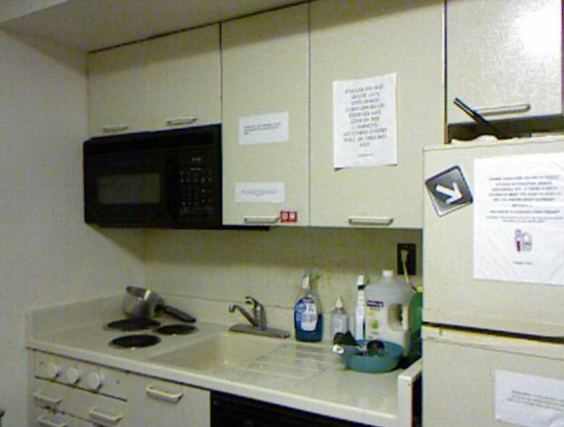
#> input picture data/NYU_COLOR/nyu_2.png, 564 x 427 px, found by its file name
$ python show_edge.py   (older library calls are emulated)
#> lines starting #> are read from the running program, lines starting #| are printed output that depends on the picture; after the words box and inside, x2 and y2 are one past the last pixel; in counts of white or black regions, pixels touching at a corner belong together
import cv2
import numpy as np

depth_image = cv2.imread("./NYU_DEPTH/nyu_2.png", -1)
#> depth_image is the input picture: shape (427, 564, 3); mean B, G, R 131.1, 146.9, 145.2
color_image = cv2.imread("./NYU_COLOR/nyu_2.png")

color = cv2.cvtColor(color_image, cv2.COLOR_BGR2GRAY)
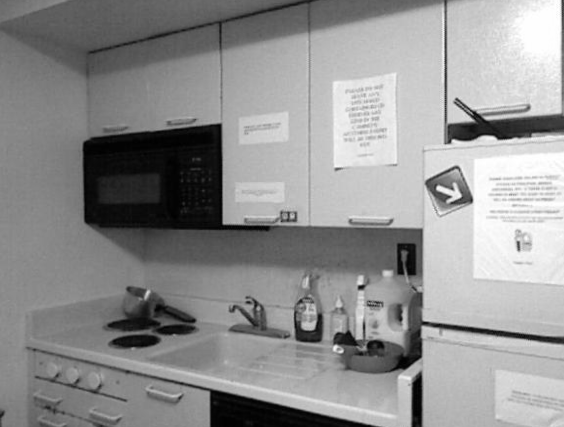
#> color: shape (427, 564); min 0, max 255, mean 144.6
c_x = cv2.Sobel(color, cv2.CV_32F, 1, 0)
c_y = cv2.Sobel(color, cv2.CV_32F, 0, 1)
c_abs_x = cv2.convertScaleAbs(c_x)
c_abs_y = cv2.convertScaleAbs(c_y)
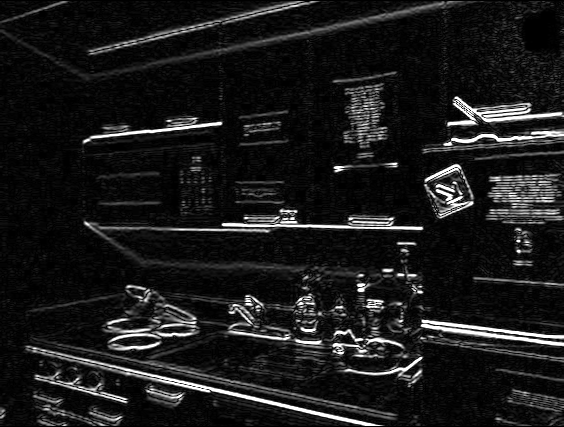
#> c_abs_y: shape (427, 564); min 0, max 255, mean 26.1
c_delta = cv2.addWeighted(c_abs_x, 0.5, c_abs_y, 0.5, 0)
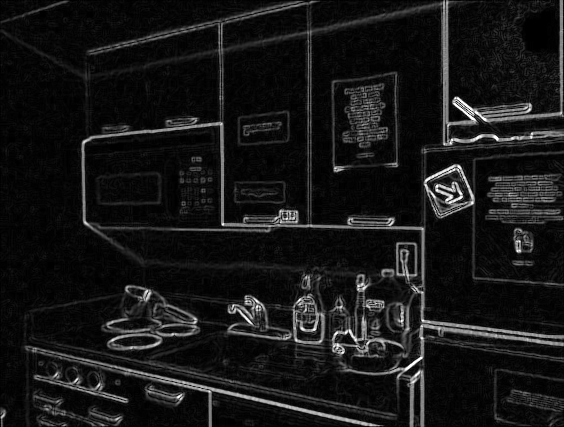
#> c_delta: shape (427, 564); min 0, max 255, mean 22.4
_, c_edge =cv2.threshold(c_delta, 30, 255, cv2.THRESH_BINARY)
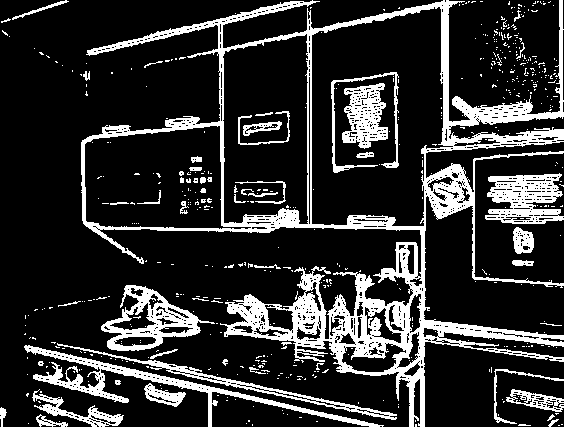
#> c_edge: shape (427, 564); 18.9% white; 540 white regions (489 under 20 px), largest, box (x1, y1, x2, y2) and area: (81, 0, 564, 427) 26559, (24, 345, 384, 427) 3179, (485, 173, 564, 224) 2546


d_lap = cv2.Laplacian(depth_image, cv2.CV_32F, ksize=5)
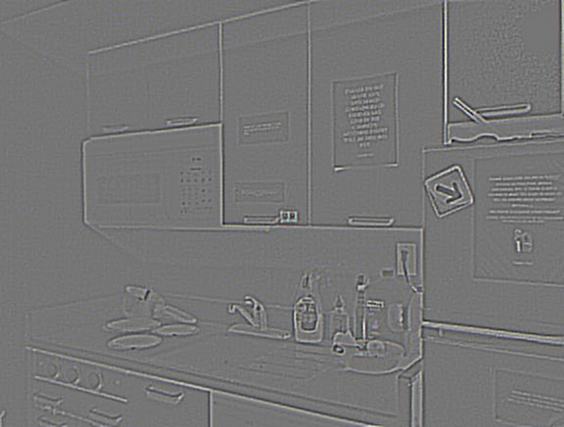
#> d_lap: shape (427, 564, 3) float32; mean B, G, R 0.8, 0.7, 0.8; drawn with min black and max white
d_delta = cv2.absdiff(d_lap, np.zeros(d_lap.shape, np.float32))
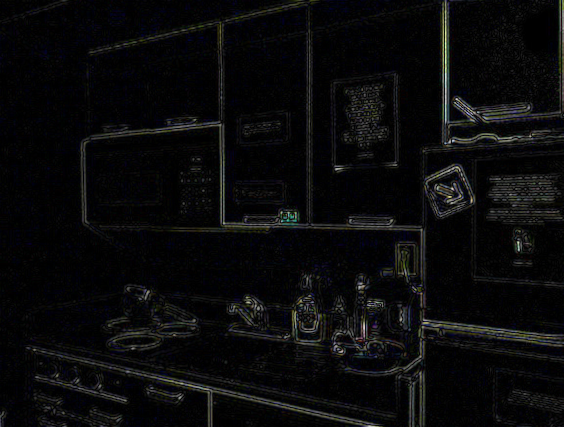
#> d_delta: shape (427, 564, 3) float32; mean B, G, R 241.4, 225.9, 222.7; drawn with min black and max white
_, d_edge = cv2.threshold(d_delta, 100.0, 255, cv2.THRESH_BINARY)
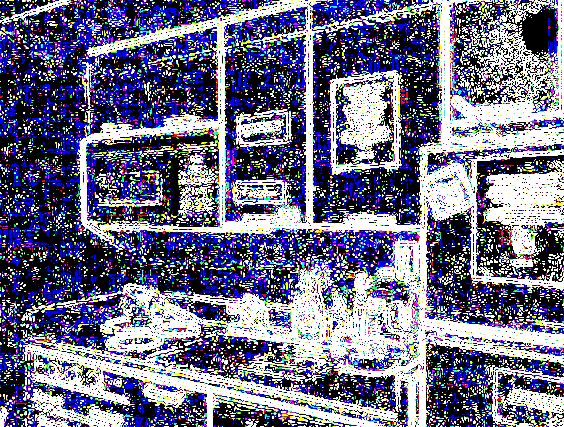
#> d_edge: shape (427, 564, 3) float32; mean B, G, R 137.3, 108.9, 109.6

cv2.imshow("color", color_image)
cv2.imshow("depth", depth_image)
cv2.imshow("c_edge", c_edge)
cv2.imshow("d_edge", d_edge)
print(d_lap)
#> (printed output is left out)
print(d_lap.max())
#| 5422.0
print(d_lap.min())
#| -4672.0
print(d_lap.dtype)
#| float32
print(d_delta.max())
#| 5422.0
print(d_delta.min())
#| 0.0
print(d_edge.dtype)
#| float32
print(np.unique(d_edge))
#| [  0. 255.]

cv2.waitKey()

$ run again, with data/NYU_COLOR/nyu_1184.png copied over data/NYU_COLOR/nyu_2.png
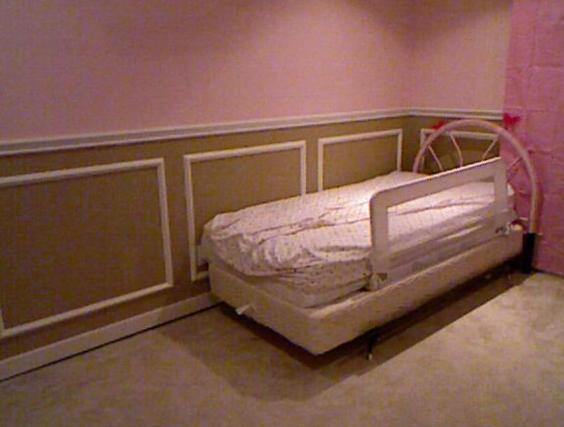
#> input picture data/NYU_COLOR/nyu_1184.png, 564 x 427 px, found by its file name
#> depth_image is the input picture: shape (427, 564, 3); mean B, G, R 78.8, 91.5, 130.5
#> `_, c_edge =cv2.threshold(c_delta, 30, 255, cv2.THRESH_BINARY)`:
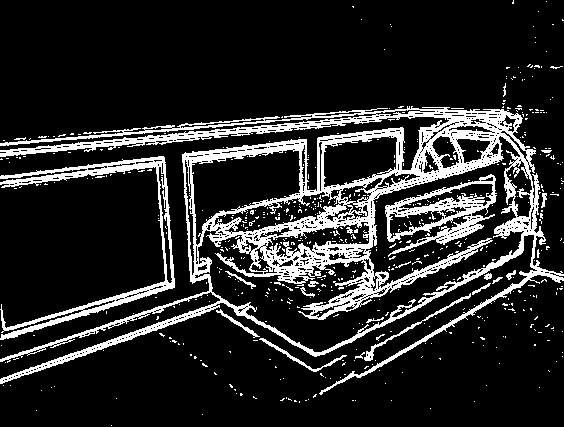
#> c_edge: shape (427, 564); 15.6% white; 561 white regions (541 under 20 px), largest, box (x1, y1, x2, y2) and area: (0, 106, 564, 395) 27714, (0, 156, 175, 340) 3805, (385, 174, 497, 257) 2794
#> `_, d_edge = cv2.threshold(d_delta, 100.0, 255, cv2.THRESH_BINARY)`:
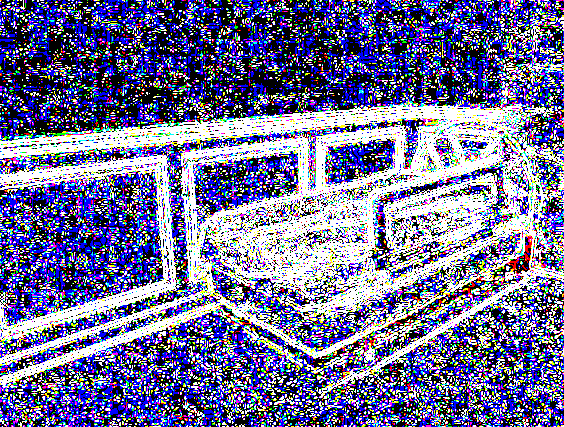
#> d_edge: shape (427, 564, 3) float32; mean B, G, R 150.4, 110.2, 110.9
#> (printed output is left out)
#| 4256.0
#| -5022.0
#| float32
#| 5022.0
#| 0.0
#| float32
#| [  0. 255.]

$ run again, with data/NYU_COLOR/nyu_1249.png copied over data/NYU_COLOR/nyu_2.png
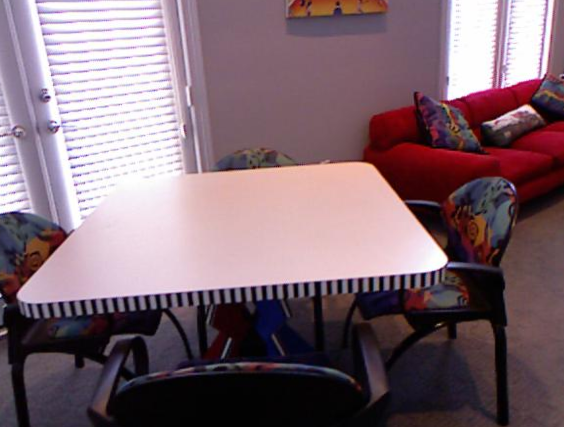
#> input picture data/NYU_COLOR/nyu_1249.png, 564 x 427 px, found by its file name
#> depth_image is the input picture: shape (427, 564, 3); mean B, G, R 114, 104.8, 127.2
#> `_, c_edge =cv2.threshold(c_delta, 30, 255, cv2.THRESH_BINARY)`:
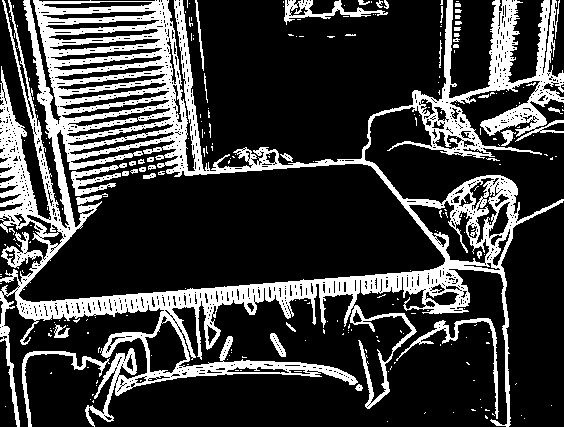
#> c_edge: shape (427, 564); 23.8% white; 246 white regions (206 under 20 px), largest, box (x1, y1, x2, y2) and area: (0, 0, 564, 427) 51935, (396, 318, 499, 419) 838, (284, 0, 388, 25) 762
#> `_, d_edge = cv2.threshold(d_delta, 100.0, 255, cv2.THRESH_BINARY)`:
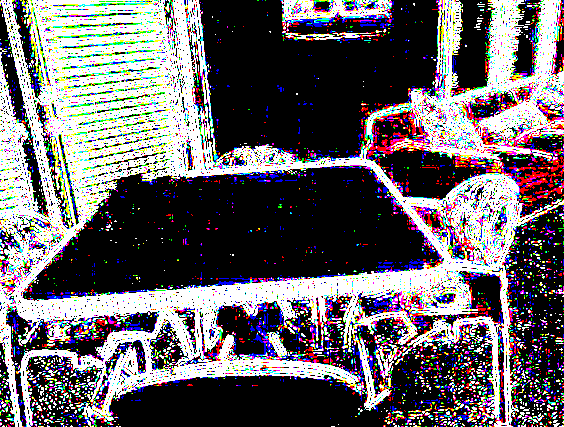
#> d_edge: shape (427, 564, 3) float32; mean B, G, R 104.9, 100.9, 105.5
#> (printed output is left out)
#| 5630.0
#| -7584.0
#| float32
#| 7584.0
#| 0.0
#| float32
#| [  0. 255.]

$ run again, with data/NYU_COLOR/nyu_1314.png copied over data/NYU_COLOR/nyu_2.png
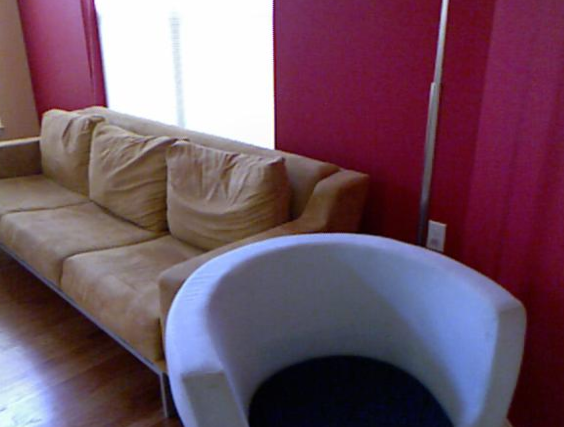
#> input picture data/NYU_COLOR/nyu_1314.png, 564 x 427 px, found by its file name
#> depth_image is the input picture: shape (427, 564, 3); mean B, G, R 98.7, 82.1, 112.4
#> c_edge: shape (427, 564); 10.6% white; 372 white regions (333 under 20 px), largest, box (x1, y1, x2, y2) and area: (0, 0, 528, 427) 17465, (419, 0, 450, 207) 1682, (240, 353, 457, 427) 1182
#> `_, d_edge = cv2.threshold(d_delta, 100.0, 255, cv2.THRESH_BINARY)`:
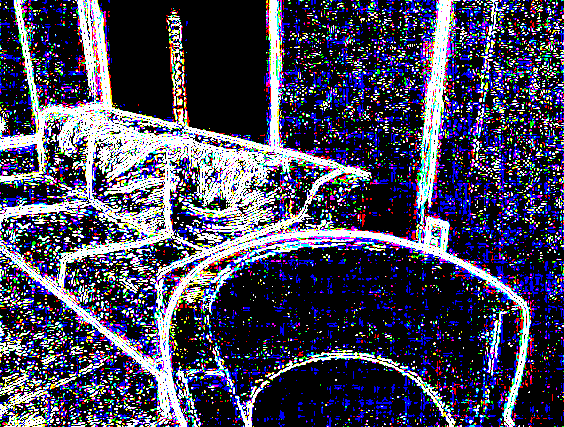
#> d_edge: shape (427, 564, 3) float32; mean B, G, R 90.3, 66.7, 68.3
#> (printed output is left out)
#| 4274.0
#| -3370.0
#| float32
#| 4274.0
#| 0.0
#| float32
#| [  0. 255.]
